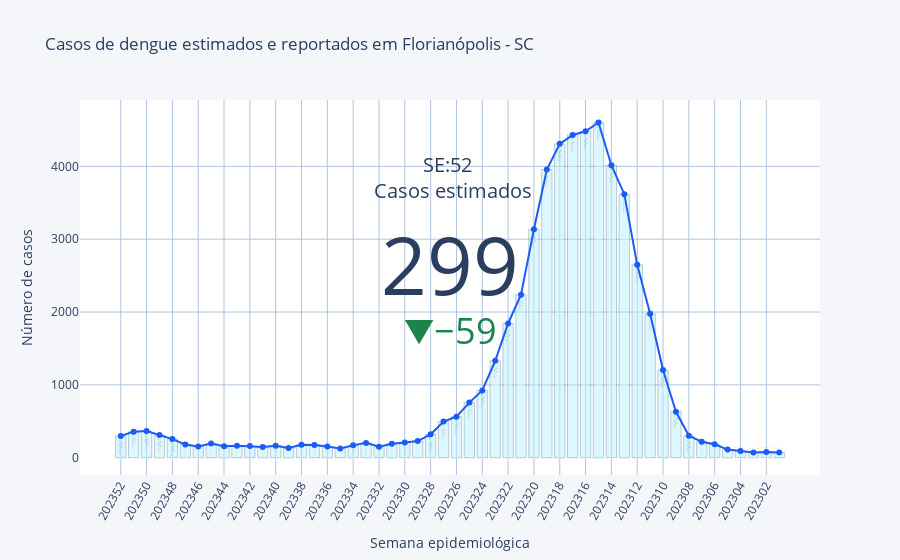

Here is the notebook cell this chart was saved with:
### Code cell
import plotly.graph_objects as go
from plotly.offline import iplot


trace1  = go.Scatter(
        mode='lines+markers',
        x=dados.index.map(
            lambda v: '%s' % (str(v)[-6:])
        ),
        y=dados['casos_est'],
        name="Casos estimados",
        marker_color='#1A5CF4',
        hovertemplate=(
            '%{text}' +
            '<br>' +
            '%{y:1f} Casos estimados' +
            '<extra></extra>'
        ),
        text="SE: " + dados.index.map(lambda v: '{}'.format(str(v)[-2:]))  + 
             "<br>" + 
             "Data: " + dados.data_iniSE.loc[dados.index],  
        )
  

trace2 = go.Bar(
        x=dados.index.map(
            lambda v: '%s' % (str(v)[-6:])
        ),
        y=dados['casos'],
        name="Casos reportados",
        marker_color ='#BAF3FE',
        marker_line_color='rgb(8,48,107)',
        opacity=0.5,
        hovertemplate=(
            '%{text}' +
            '<br>' +
            '%{y:1f} Casos reportados' +
            '<extra></extra>'
        ),
        text="SE: " + dados.index.map(lambda v: '{}'.format(str(v)[-2:]))  + 
             "<br>" + 
             "Date: " + dados.data_iniSE.loc[dados.index],  
    )

trace3 = go.Indicator(
    mode = "number+delta",
    value = cases_this_week,
    delta={
        'reference': cases_last_week,
        'increasing': {'color': "#e60000"},
        'decreasing': {'color': "#1e824c"},
        "font": {"size": 36},
    },
    title = {
        "text": "SE:{} <br> Casos estimados".format(
            str(this_week)[-2:]
        )
    },
    domain = {'y': [0, 1], 'x': [0.25, 0.75]}
)

data = [trace1, trace2, trace3]

layout = go.Layout(
    title_text='Casos de dengue estimados e reportados em Florianópolis - SC',
    yaxis=dict(
        title_text='Número de casos',
        side = 'left',
        showline=False,
        showgrid=True,
        showticklabels=True,
        linecolor='rgb(204, 204, 204)',
        linewidth=0,
        gridcolor='rgb(176, 196, 222)',
    ),
    xaxis=dict(
        title_text='Semana epidemiológica',
        showline=False,
        showgrid=True,
        showticklabels=True,
        tickangle=-60,
        linecolor='rgb(204, 204, 204)',
        linewidth=0,
        gridcolor='rgb(176, 196, 222)',

    ),
    showlegend=False,
    plot_bgcolor='rgb(255, 255, 255)',
    paper_bgcolor='rgb(245, 246, 249)',
    autosize=True,
)


fig = go.Figure(data=data, layout=layout)
fig.show()

### Figure 1 — Plotly figure (JSON) as saved in the notebook; plotly's stock layout.template omitted (floating-point values rounded to 4 significant figures)
{"data": [{"hovertemplate": "%{text}<br>%{y:1f} Casos estimados<extra></extra>", "marker": {"color": "#1A5CF4"}, "mode": "lines+markers", "name": "Casos estimados", "text": ["SE: 52<br>Data: 2023-12-24", "SE: 51<br>Data: 2023-12-17", "SE: 50<br>Data: 2023-12-10", "SE: 49<br>Data: 2023-12-03", "SE: 48<br>Data: 2023-11-26", "SE: 47<br>Data: 2023-11-19", "SE: 46<br>Data: 2023-11-12", "SE: 45<br>Data: 2023-11-05", "SE: 44<br>Data: 2023-10-29", "SE: 43<br>Data: 2023-10-22", "SE: 42<br>Data: 2023-10-15", "SE: 41<br>Data: 2023-10-08", "SE: 40<br>Data: 2023-10-01", "SE: 39<br>Data: 2023-09-24", "SE: 38<br>Data: 2023-09-17", "SE: 37<br>Data: 2023-09-10", "SE: 36<br>Data: 2023-09-03", "SE: 35<br>Data: 2023-08-27", "SE: 34<br>Data: 2023-08-20", "SE: 33<br>Data: 2023-08-13", "SE: 32<br>Data: 2023-08-06", "SE: 31<br>Data: 2023-07-30", "SE: 30<br>Data: 2023-07-23", "SE: 29<br>Data: 2023-07-16", "SE: 28<br>Data: 2023-07-09", "SE: 27<br>Data: 2023-07-02", "SE: 26<br>Data: 2023-06-25", "SE: 25<br>Data: 2023-06-18", "SE: 24<br>Data: 2023-06-11", "SE: 23<br>Data: 2023-06-04", "SE: 22<br>Data: 2023-05-28", "SE: 21<br>Data: 2023-05-21", "SE: 20<br>Data: 2023-05-14", "SE: 19<br>Data: 2023-05-07", "SE: 18<br>Data: 2023-04-30", "SE: 17<br>Data: 2023-04-23", "SE: 16<br>Data: 2023-04-16", "SE: 15<br>Data: 2023-04-09", "SE: 14<br>Data: 2023-04-02", "SE: 13<br>Data: 2023-03-26", "SE: 12<br>Data: 2023-03-19", "SE: 11<br>Data: 2023-03-12", "SE: 10<br>Data: 2023-03-05", "SE: 09<br>Data: 2023-02-26", "SE: 08<br>Data: 2023-02-19", "SE: 07<br>Data: 2023-02-12", "SE: 06<br>Data: 2023-02-05", "SE: 05<br>Data: 2023-01-29", "SE: 04<br>Data: 2023-01-22", "SE: 03<br>Data: 2023-01-15", "SE: 02<br>Data: 2023-01-08", "SE: 01<br>Data: 2023-01-01"], "type": "scatter", "x": ["202352", "202351", "202350", "202349", "202348", "202347", "202346", "202345", "202344", "202343", "202342", "202341", "202340", "202339", "202338", "202337", "202336", "202335", "202334", "202333", "202332", "202331", "202330", "202329", "202328", "202327", "202326", "202325", "202324", "202323", "202322", "202321", "202320", "202319", "202318", "202317", "202316", "202315", "202314", "202313", "202312", "202311", "202310", "202309", "202308", "202307", "202306", "202305", "202304", "202303", "202302", "202301"], "y": [299, 358, 366, 313, 256, 182, 156, 194, 159, 165, 162, 149, 164, 134, 178, 176, 154, 128, 170, 204, 150, 191, 209, 229, 321, 497, 564, 757, 923, 1331, 1843, 2239, 3137, 3957, 4309, 4431, 4482, 4602, 4015, 3618, 2648, 1977, 1205, 631, 301, 220, 185, 112, 93, 73, 80, 72]}, {"hovertemplate": "%{text}<br>%{y:1f} Casos reportados<extra></extra>", "marker": {"color": "#BAF3FE", "line": {"color": "rgb(8,48,107)"}}, "name": "Casos reportados", "opacity": 0.5, "text": ["SE: 52<br>Date: 2023-12-24", "SE: 51<br>Date: 2023-12-17", "SE: 50<br>Date: 2023-12-10", "SE: 49<br>Date: 2023-12-03", "SE: 48<br>Date: 2023-11-26", "SE: 47<br>Date: 2023-11-19", "SE: 46<br>Date: 2023-11-12", "SE: 45<br>Date: 2023-11-05", "SE: 44<br>Date: 2023-10-29", "SE: 43<br>Date: 2023-10-22", "SE: 42<br>Date: 2023-10-15", "SE: 41<br>Date: 2023-10-08", "SE: 40<br>Date: 2023-10-01", "SE: 39<br>Date: 2023-09-24", "SE: 38<br>Date: 2023-09-17", "SE: 37<br>Date: 2023-09-10", "SE: 36<br>Date: 2023-09-03", "SE: 35<br>Date: 2023-08-27", "SE: 34<br>Date: 2023-08-20", "SE: 33<br>Date: 2023-08-13", "SE: 32<br>Date: 2023-08-06", "SE: 31<br>Date: 2023-07-30", "SE: 30<br>Date: 2023-07-23", "SE: 29<br>Date: 2023-07-16", "SE: 28<br>Date: 2023-07-09", "SE: 27<br>Date: 2023-07-02", "SE: 26<br>Date: 2023-06-25", "SE: 25<br>Date: 2023-06-18", "SE: 24<br>Date: 2023-06-11", "SE: 23<br>Date: 2023-06-04", "SE: 22<br>Date: 2023-05-28", "SE: 21<br>Date: 2023-05-21", "SE: 20<br>Date: 2023-05-14", "SE: 19<br>Date: 2023-05-07", "SE: 18<br>Date: 2023-04-30", "SE: 17<br>Date: 2023-04-23", "SE: 16<br>Date: 2023-04-16", "SE: 15<br>Date: 2023-04-09", "SE: 14<br>Date: 2023-04-02", "SE: 13<br>Date: 2023-03-26", "SE: 12<br>Date: 2023-03-19", "SE: 11<br>Date: 2023-03-12", "SE: 10<br>Date: 2023-03-05", "SE: 09<br>Date: 2023-02-26", "SE: 08<br>Date: 2023-02-19", "SE: 07<br>Date: 2023-02-12", "SE: 06<br>Date: 2023-02-05", "SE: 05<br>Date: 2023-01-29", "SE: 04<br>Date: 2023-01-22", "SE: 03<br>Date: 2023-01-15", "SE: 02<br>Date: 2023-01-08", "SE: 01<br>Date: 2023-01-01"], "type": "bar", "x": ["202352", "202351", "202350", "202349", "202348", "202347", "202346", "202345", "202344", "202343", "202342", "202341", "202340", "202339", "202338", "202337", "202336", "202335", "202334", "202333", "202332", "202331", "202330", "202329", "202328", "202327", "202326", "202325", "202324", "202323", "202322", "202321", "202320", "202319", "202318", "202317", "202316", "202315", "202314", "202313", "202312", "202311", "202310", "202309", "202308", "202307", "202306", "202305", "202304", "202303", "202302", "202301"], "y": [299, 358, 366, 313, 256, 182, 156, 194, 159, 165, 162, 149, 164, 134, 178, 176, 154, 128, 170, 204, 150, 191, 209, 229, 321, 497, 564, 757, 923, 1331, 1843, 2239, 3137, 3957, 4309, 4431, 4482, 4602, 4015, 3618, 2648, 1977, 1205, 631, 301, 220, 185, 112, 93, 73, 80, 72]}, {"delta": {"decreasing": {"color": "#1e824c"}, "font": {"size": 36}, "increasing": {"color": "#e60000"}, "reference": 358}, "domain": {"x": [0.25, 0.75], "y": [0, 1]}, "mode": "number+delta", "title": {"text": "SE:52 <br> Casos estimados"}, "type": "indicator", "value": 299}], "layout": {"autosize": true, "paper_bgcolor": "rgb(245, 246, 249)", "plot_bgcolor": "rgb(255, 255, 255)", "showlegend": false, "title": {"text": "Casos de dengue estimados e reportados em Florianópolis - SC"}, "xaxis": {"gridcolor": "rgb(176, 196, 222)", "linecolor": "rgb(204, 204, 204)", "linewidth": 0, "showgrid": true, "showline": false, "showticklabels": true, "tickangle": -60, "title": {"text": "Semana epidemiológica"}}, "yaxis": {"gridcolor": "rgb(176, 196, 222)", "linecolor": "rgb(204, 204, 204)", "linewidth": 0, "showgrid": true, "showline": false, "showticklabels": true, "side": "left", "title": {"text": "Número de casos"}}}}
